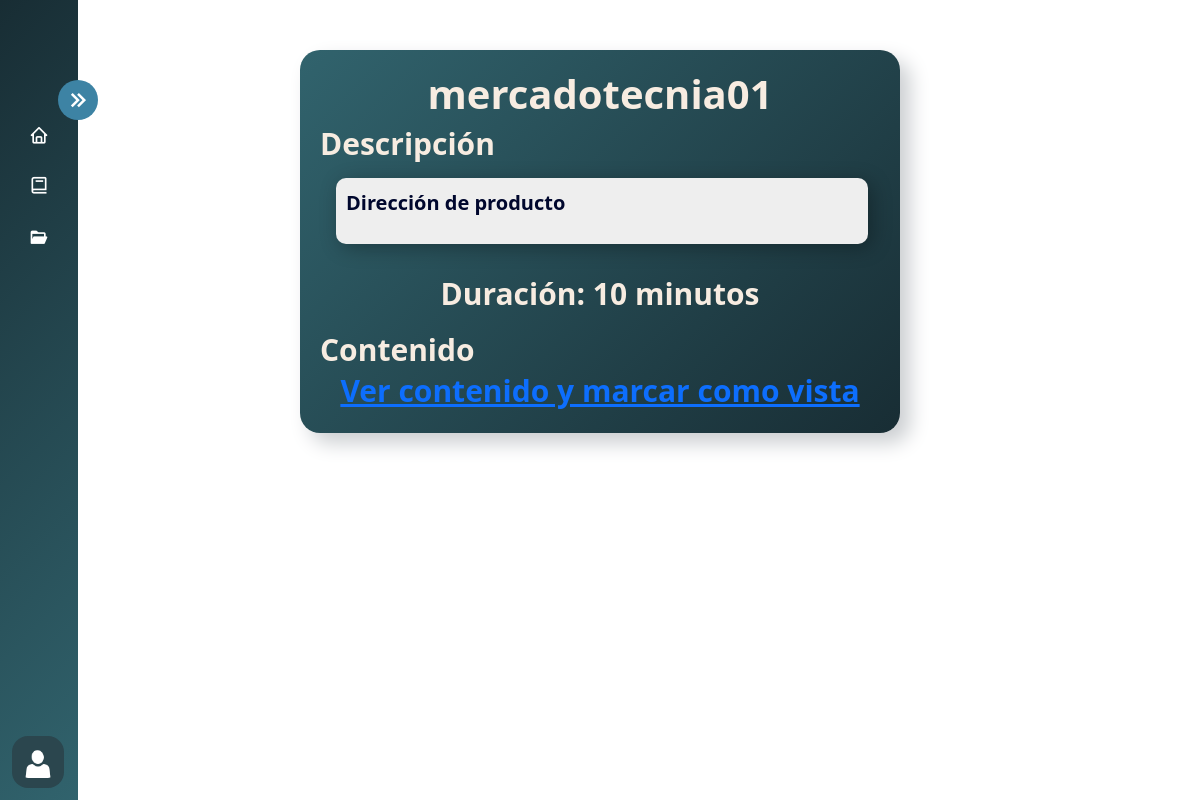
/usuario/ejecutar_clase/44/ (signed in), run on the app's committed database.
### AppCursos/models.py (models this page shows, shortened)
class Clases(models.Model):
     nombre_clase=models.CharField(max_length=100)
     duracion_clase = models.IntegerField(blank=True, null=True)
     contenido_clase = models.URLField(max_length=200)
     descripcion_clase = models.TextField(max_length=300)
     estado_clase= models.BooleanField(default=False)
     orden_clase = models.IntegerField(blank=True, null=True)
     id_modulo= models.ForeignKey(Modulos, on_delete=models.CASCADE,null=False)
     class Meta:
          verbose_name_plural = 'Clases'

### AppUsuarios/views.py (the view)
# urls.py: path('ejecutar_clase/<int:clase_id>/',login_required( views.ejecutar_clase), name='ejecutar_clase'),
def ejecutar_clase(request, clase_id):
    clase = get_object_or_404(Clases, pk=clase_id)
    context = {
        'v_clases': clase,
        'user_id': request.user.id
    }
    return render(request, 'Templates_Usuarios/Cursos/ejecutar_clase.html', context)

### AppCursos/context_processors.py (called while the page is built)
def group_name(request):
    group_name = None
    if request.user.is_authenticated:
        group = Group.objects.filter(user=request.user).first()
        if group:
            group_name = group.name
    return {'group_name': group_name}

### Templates/Templates_Usuarios/Cursos/ejecutar_clase.html
{% extends 'Layout/Base.html' %}
{% load static %}
{% block content %}
<link rel="stylesheet" href="{% static 'Css/V_evaluacion.css' %}">
<body>
    <div class="home_content">
        <div class="text">
            <div class="all">
                <div class="tabla">
                    <div class="titulo">
                        <h1>{{ v_clases.nombre_clase }}</h1>
                    </div>
                    <div class="instrucciones">
                        <h2>Descripción</h2>
                        <div class="instrucciones2">
                            <p id="parrafo">{{ v_clases.descripcion_clase }}</p>
                        </div>
                    </div>
                    <div class="duracion">
                        <p>Duración: {{ v_clases.duracion_clase }} minutos</p>
                    </div>
                    <div class="contenido">
                        <h2>Contenido</h2>
                        <div class="contenido2">
                            <a href="{% url 'marcar_clase_como_vista' v_clases.id user.id %}" target="_blank">Ver contenido y marcar como vista</a>
                        </div>
                </div>
            </div>
        </div>
    </div>
</body>
{% endblock %}

### static/Css/Estilo.css (style rules this page uses)
body { overflow-x: hidden; }
* { margin: 0; padding: 0; box-sizing: border-box; }

### static/Css/V_evaluacion.css (style rules this page uses)
body { overflow-y: auto; height: 100%; margin: 0; padding: 0; }
.all { margin: 0 auto; position: relative; width: 50vw; color: #f7ece1; }
.tabla { position: relative; top: 5%; background-image: linear-gradient(135deg, #31636d 0%,#182d34 100%); padding: 20px; border-radius: 20px; box-shadow: 10px 10px 20px #cbced1, -10px -10px 20px #ffffff; transition: all 0.3s ease; box-sizing: border-box; margin: 50px auto; font-size: 30px; font-weight: bold; display: flex; flex-direction: column; text-align: center; overflow: auto; height: auto; }
.titulo { position: relative; width: 100%; display: flex; justify-content: center; align-items: center; top: -5%; }
#parrafo { font-size: 20px; font-weight: bold; color: #00072D; }
.instrucciones, h2 { position: relative; width: 95%; font-size: 30px; display: flex; flex-direction: column; display: block; text-align: left; font-weight: bold; margin: 0; }
.instrucciones2 { background-color: #eeeeee; padding: .5em; height: 24vh; box-shadow: 4px 4px 20px rgba(0, 0, 0, 0.3); border-radius: 10px; margin: 1rem; display: inline-block; padding: 10px; overflow: auto; height: auto; width:100%; }
h1 { width: 35vw; word-wrap:break-word; text-align: center; font-weight: 700; }
.tabla { animation:tabla 0.5s; }

### data on the page
Clases: nombre_clase "mercadotecnia01", descripcion_clase "Dirección de producto", duracion_clase "10"
